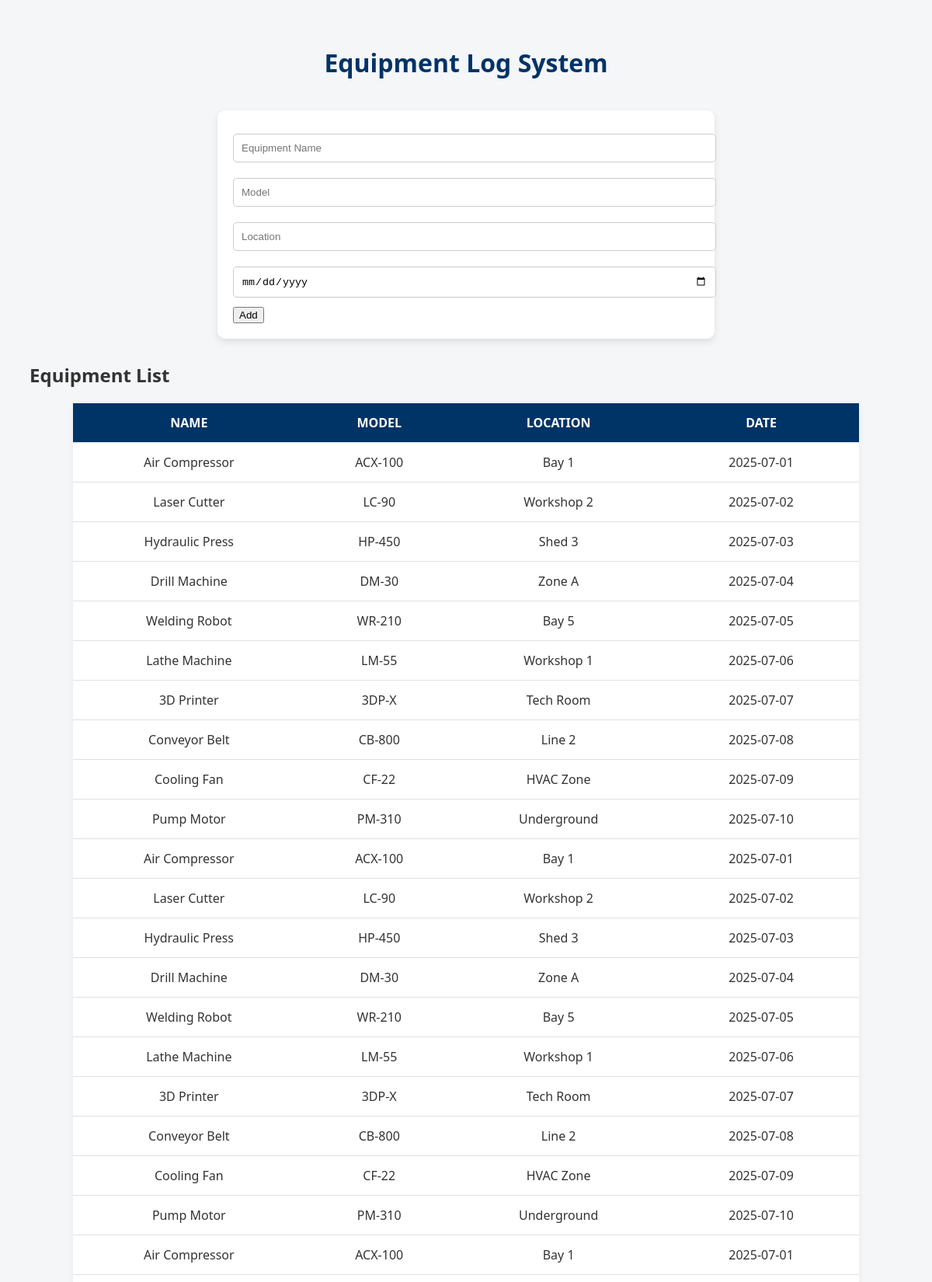
The page / (upper part) on the database its author committed.
### tables this page shows
CREATE TABLE equipment (
    id INTEGER PRIMARY KEY AUTOINCREMENT,
    name TEXT NOT NULL,
    model TEXT NOT NULL,
    location TEXT NOT NULL,
    date TEXT NOT NULL
);

### app.py (the view)
@app.route('/')
def index():
    conn = sqlite3.connect('log.db')
    c = conn.cursor()
    c.execute("SELECT * FROM equipment")
    rows = c.fetchall()
    conn.close()
    return render_template('index.html', equipment=rows)

### templates/index.html (shortened to what this page needs)
<!DOCTYPE html>
<html>
<head>
    <link rel="stylesheet" href="/static/style.css">
</head>
<body>
    <h1>Equipment Log System</h1>
    <form method="POST" action="/add">
        <input type="text" name="name" placeholder="Equipment Name" required>
        <input type="text" name="model" placeholder="Model" required>
        <input type="text" name="location" placeholder="Location" required>
        <input type="date" name="date" required>
        <button type="submit">Add</button>
    </form>
    <h2>Equipment List</h2>
    <table>
        <tr>
            <th>Name</th><th>Model</th><th>Location</th><th>Date</th>
        </tr>
        {% for eq in equipment %}
        <tr>
            <td>{{ eq[1] }}</td>
            <td>{{ eq[2] }}</td>
            <td>{{ eq[3] }}</td>
            <td>{{ eq[4] }}</td>
        </tr>
        {% endfor %}
    </table>
</body>
</html>

### static/style.css (style rules this page uses)
body { font-family: 'Segoe UI', Tahoma, Geneva, Verdana, sans-serif; background-color: #f4f6f8; color: #333; padding: 30px; }
h1 { text-align: center; color: #003366; margin-bottom: 40px; }
form { margin-bottom: 30px; padding: 20px; background-color: #ffffff; border-radius: 10px; box-shadow: 0 4px 10px rgba(0,0,0,0.1); max-width: 600px; margin-left: auto; margin-right: auto; }
form input[type="text"], form input[type="date"] { padding: 10px; margin: 10px 0; width: 100%; border: 1px solid #ccc; border-radius: 5px; }
table { width: 90%; margin: 0 auto; border-collapse: collapse; background-color: #ffffff; box-shadow: 0 4px 10px rgba(0,0,0,0.05); }
th, td { padding: 14px 18px; text-align: center; border-bottom: 1px solid #e0e0e0; }
th { background-color: #003366; color: white; font-weight: bold; text-transform: uppercase; }

### rows shown on the page
equipment: name "Air Compressor", model "ACX-100", location "Bay 1", date "2025-07-01"
equipment: name "Laser Cutter", model "LC-90", location "Workshop 2", date "2025-07-02"
equipment: name "Hydraulic Press", model "HP-450", location "Shed 3", date "2025-07-03"
equipment: name "Drill Machine", model "DM-30", location "Zone A", date "2025-07-04"
equipment: name "Welding Robot", model "WR-210", location "Bay 5", date "2025-07-05"
equipment: name "Lathe Machine", model "LM-55", location "Workshop 1", date "2025-07-06"
equipment: name "3D Printer", model "3DP-X", location "Tech Room", date "2025-07-07"
equipment: name "Conveyor Belt", model "CB-800", location "Line 2", date "2025-07-08"
equipment: name "Cooling Fan", model "CF-22", location "HVAC Zone", date "2025-07-09"
equipment: name "Pump Motor", model "PM-310", location "Underground", date "2025-07-10"
equipment: name "Air Compressor", model "ACX-100", location "Bay 1", date "2025-07-01"
equipment: name "Laser Cutter", model "LC-90", location "Workshop 2", date "2025-07-02"
equipment: name "Hydraulic Press", model "HP-450", location "Shed 3", date "2025-07-03"
equipment: name "Drill Machine", model "DM-30", location "Zone A", date "2025-07-04"
equipment: name "Welding Robot", model "WR-210", location "Bay 5", date "2025-07-05"
equipment: name "Lathe Machine", model "LM-55", location "Workshop 1", date "2025-07-06"
equipment: name "3D Printer", model "3DP-X", location "Tech Room", date "2025-07-07"
equipment: name "Conveyor Belt", model "CB-800", location "Line 2", date "2025-07-08"
equipment: name "Cooling Fan", model "CF-22", location "HVAC Zone", date "2025-07-09"
equipment: name "Pump Motor", model "PM-310", location "Underground", date "2025-07-10"
equipment: name "Air Compressor", model "ACX-100", location "Bay 1", date "2025-07-01"
